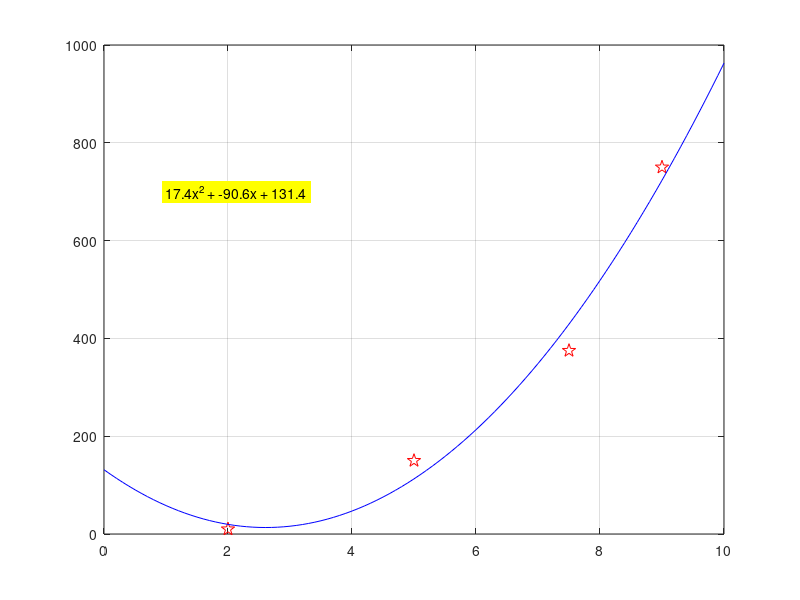

MATLAB code for this plot:
% House keeping
clear
clc
close all

% Data set
x = [ 2 5 7.5 9 ];
y = [ 10 150 375 750 ];

% Plot the graph
plot(x, y, 'rp', 'MarkerSize', 10);
grid on
%axis([0 10 0 1000])

% Use polyfit to get values for the coefficients
C = polyfit(x, y, 2)
a = C(1)
b = C(2)
c = C(3)

% y = mx + b - linear, or degree of 1
% y = ax^2 + bx + c - quadratic, or degree of 2

% Generate new data set
xpf = [ 0 : .1 : 10 ];
ypf = a*xpf.^2 + b.*xpf + c;

hold on

% Plot again
plot(xpf, ypf, '-b');

%Trendline equation
TE = sprintf("%0.1fx^{2} + %0.1fx + %0.1f", a, b, c);
text(1, 700, TE, 'BackgroundColor', 'y');
